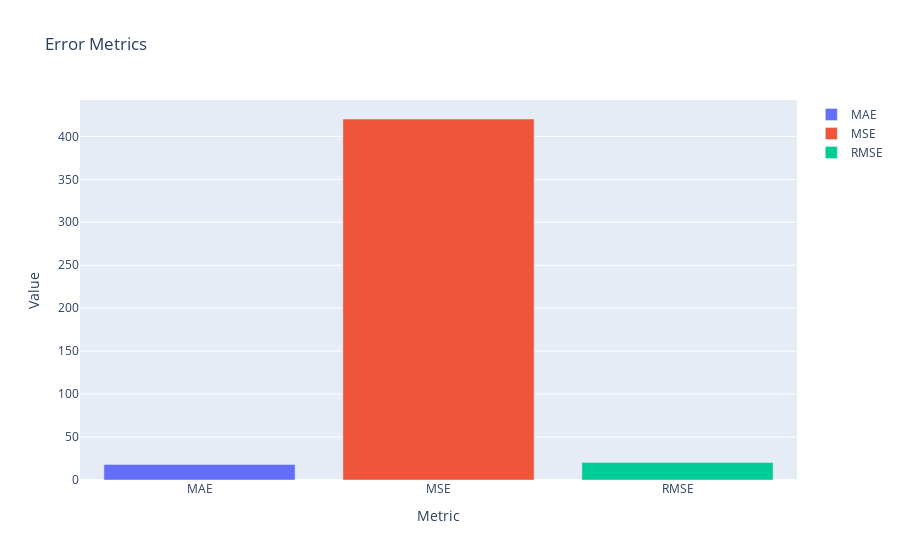

Here is the notebook cell this chart was saved with:
### Code cell
import plotly.graph_objs as go

hata_arima = {
    'Metrics': ['MAE', 'MSE', 'RMSE'],
    'Values': [mae_arima, mse_arima, rmse_arima]
}

# Her bir metrik için bir go.Bar oluşturup bir listeye ekleyin
traces_arima = [go.Bar(x=[metric], y=[value], name=metric) for metric, value in zip(hata_arima['Metrics'], hata_arima['Values'])]

# go.Figure ile grafiği oluşturun
fig = go.Figure(data=traces_arima)
fig.update_layout(
    title='Error Metrics',
    xaxis_title='Metric',
    yaxis_title='Value',
    showlegend=True  # Efsaneyi göster
)

# Grafiği göster
fig.show()

### Figure 1 — Plotly figure (JSON) as saved in the notebook; plotly's stock layout.template omitted (floating-point values rounded to 4 significant figures)
{"data": [{"name": "MAE", "type": "bar", "x": ["MAE"], "y": [18.08]}, {"name": "MSE", "type": "bar", "x": ["MSE"], "y": [420.2]}, {"name": "RMSE", "type": "bar", "x": ["RMSE"], "y": [20.5]}], "layout": {"autosize": true, "showlegend": true, "title": {"text": "Error Metrics"}, "xaxis": {"autorange": true, "range": [-0.5, 2.5], "title": {"text": "Metric"}, "type": "category"}, "yaxis": {"autorange": true, "range": [0, 442.3], "title": {"text": "Value"}, "type": "linear"}}}
